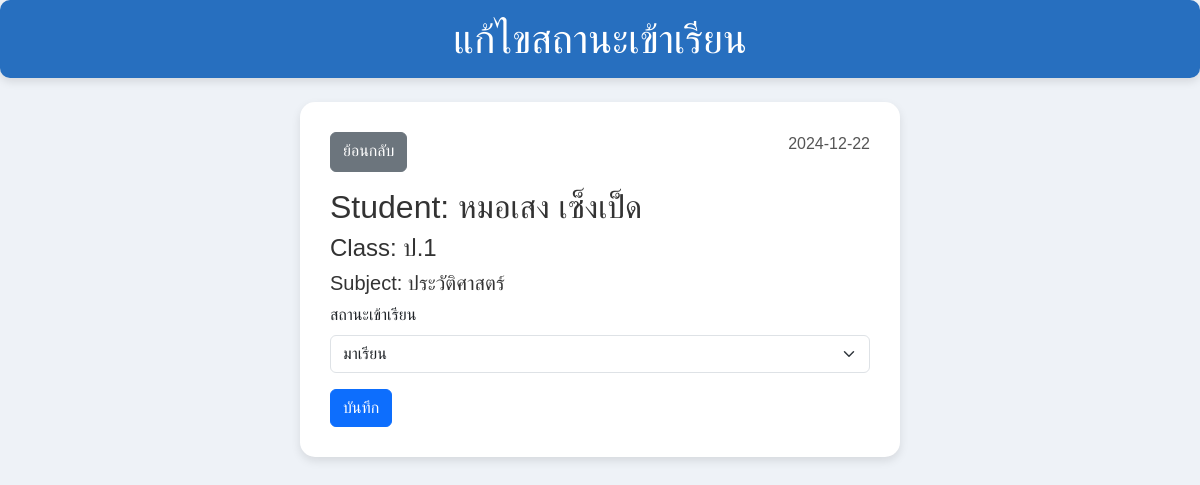
Page /edit_status.php?id=70 (signed in) on the committed database.
### tables this page shows
CREATE TABLE `attendance` (
  `id` int(11) NOT NULL,
  `student_id` int(11) NOT NULL,
  `subject_id` int(11) NOT NULL,
  `date` date NOT NULL,
  `status` enum('present','absent','late') NOT NULL,
  `checked_by` int(11) NOT NULL,
  `date_checked` date NOT NULL DEFAULT curdate(),
  `remarks` text DEFAULT NULL,
  `modified_by` int(11) DEFAULT NULL
);

CREATE TABLE `student` (
  `id` int(11) NOT NULL,
  `student_code` varchar(50) NOT NULL,
  `Fname` varchar(50) NOT NULL,
  `Lname` varchar(50) NOT NULL,
  `class` varchar(20) NOT NULL,
  `phone` varchar(15) DEFAULT NULL,
  `address` text DEFAULT NULL
);

CREATE TABLE `subjects` (
  `id` int(11) NOT NULL,
  `subject_code` varchar(50) NOT NULL,
  `subject_name` varchar(255) NOT NULL,
  `credits` int(11) NOT NULL,
  `teacher_name` varchar(255) NOT NULL,
  `subject_description` text DEFAULT NULL
);

### edit_status.php (the view, shortened to what this page needs)
<?php
require 'config.php';
$attendance_id = $_GET['id'];
$stmt = $conn->prepare("
    SELECT a.id, a.status, a.date, s.Fname, s.Lname, s.class, sub.subject_name
    FROM attendance a
    JOIN student s ON a.student_id = s.id
    LEFT JOIN subjects sub ON a.subject_id = sub.id
    WHERE a.id = ?
");
$stmt->bind_param("i", $attendance_id);
$stmt->execute();
$attendance_result = $stmt->get_result();
$attendance = $attendance_result->fetch_assoc();
?>
<!DOCTYPE html>
<html lang="en">
<head>
    <link href="https://cdn.jsdelivr.net/npm/bootstrap@5.3.3/dist/css/bootstrap.min.css" rel="stylesheet">
</head>
<body>
    <h1 id="title">แก้ไขสถานะเข้าเรียน</h1>
    <div class="container mt-4">
        <div class="d-flex justify-content-between mb-3">
            <a href="attendance_history.php" class="btn btn-secondary">ย้อนกลับ</a>
            <p class="date-display"><?php echo htmlspecialchars($attendance['date']); ?></p>
        </div>
        <h2>Student: <?php echo htmlspecialchars($attendance['Fname'] . ' ' . $attendance['Lname']); ?></h2>
        <h4>Class: <?php echo htmlspecialchars($attendance['class']); ?></h4>
        <h5>Subject: <?php echo htmlspecialchars($attendance['subject_name']); ?></h5>
        <form method="POST">
            <div class="mb-3">
                <label for="status" class="form-label">สถานะเข้าเรียน</label>
                <select name="status" id="status" class="form-select">
                    <option value="Present" <?php if ($attendance['status'] === "Present") echo 'selected'; ?>>มาเรียน</option>
                </select>
            </div>
            <button type="submit" class="btn btn-primary">บันทึก</button>
        </form>
    </div>
</body>
</html>

### edit_status.php (style rules this page uses)
body { background-color: #eef2f7; font-family: Arial, sans-serif; }
#title { text-align: center; padding: 15px; background-color: #276FBF; color: white; margin-bottom: 20px; border-radius: 10px; box-shadow: 0 4px 8px rgba(0, 0, 0, 0.1); }
.container { background-color: white; padding: 30px; border-radius: 15px; box-shadow: 0 4px 10px rgba(0, 0, 0, 0.1); max-width: 600px; margin: auto; }
.btn { font-size: 1rem; }
h2, h4, h5 { color: #333; }
.date-display { text-align: right; font-size: 1rem; color: #555; }

### rows in the picture
attendance: date "2024-12-22", student.Lname "หมอเสง เซ็งเป็ด", student.class "ป.1", subject.subject_name "ประวัติศาสตร์"
